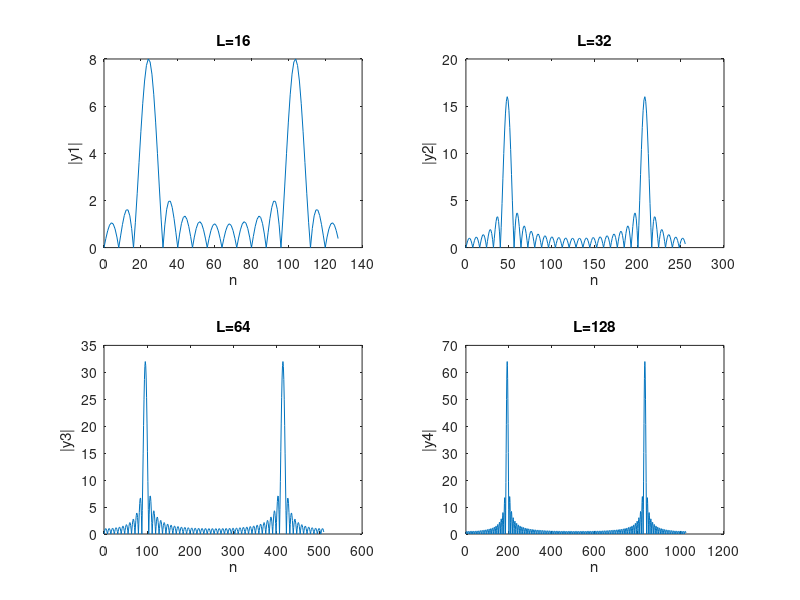

MATLAB code for this plot:
fo=12;
fs=64;
n1=0:127;
n2=0:255;
n3=0:511;
n4=0:1023;
pn1=cos((2*pi*fo*n1)/fs);
pn2=cos((2*pi*fo*n2)/fs);
pn3=cos((2*pi*fo*n3)/fs);
pn4=cos((2*pi*fo*n4)/fs);
wn1=(0<=n1 & n1<=15);
wn2=(0<=n2 & n2<=31);
wn3=(0<=n3 & n3<=63);
wn4=(0<=n4 & n4<=127);
xn1=pn1.*wn1;
xn2=pn2.*wn2;
xn3=pn3.*wn3;
xn4=pn4.*wn4;
y1=fft(xn1,128);
y2=fft(xn2,256);
y3=fft(xn3,512);
y4=fft(xn4,1024);
figure
subplot(2,2,1)
plot(n1,abs(y1));
title('L=16')
xlabel('n');
ylabel('|y1|');
subplot(2,2,2)
plot(n2,abs(y2));
title('L=32')
xlabel('n');
ylabel('|y2|');
subplot(2,2,3)
plot(n3,abs(y3));
title('L=64')
xlabel('n');
ylabel('|y3|');
subplot(2,2,4)
plot(n4,abs(y4));
title('L=128')
xlabel('n');
ylabel('|y4|');